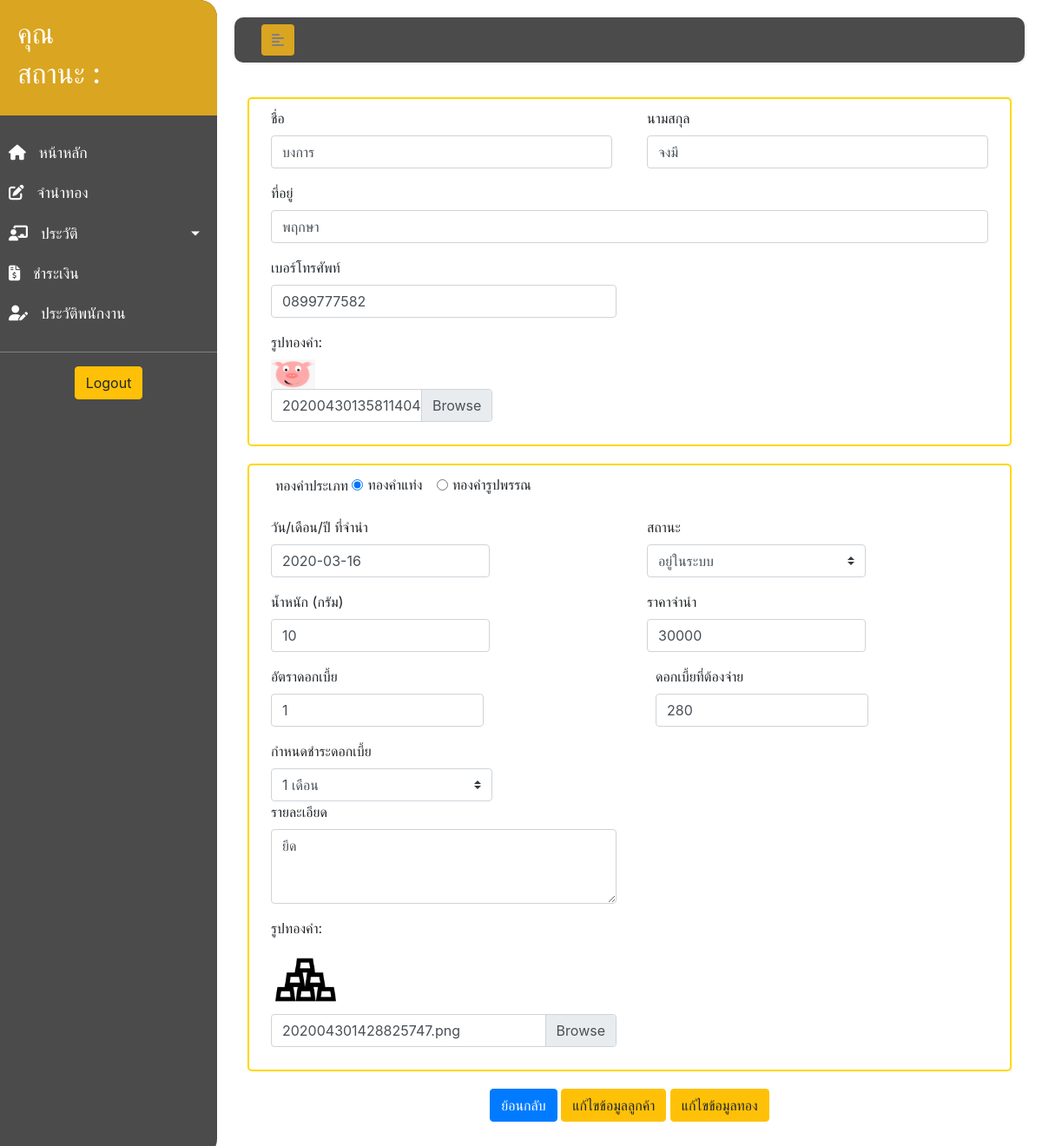
The app's page /showdata_pawngold_user.php?pawngold_id=1 with its own data.
### tables this page shows
CREATE TABLE `golds` (
  `GoldID` int(10) NOT NULL,
  `CusID` int(10) NOT NULL,
  `Goldpawnday` date NOT NULL,
  `Goldpayday` date NOT NULL,
  `TypeGold` varchar(255) NOT NULL,
  `WeightGold` int(10) NOT NULL,
  `Price` int(10) NOT NULL,
  `Rate` int(10) NOT NULL,
  `Pay` int(10) NOT NULL,
  `DuePayment` varchar(255) NOT NULL,
  `GoldStatus` varchar(255) NOT NULL,
  `GoldImg` varchar(255) NOT NULL,
  `Golddetail` varchar(255) NOT NULL,
  `Goldbalance` int(10) NOT NULL
);

CREATE TABLE `customer` (
  `CusID` int(10) NOT NULL,
  `CusFname` varchar(255) NOT NULL,
  `CusLname` varchar(255) NOT NULL,
  `CusAddress` varchar(255) NOT NULL,
  `Tel` int(12) NOT NULL,
  `CusImg` varchar(255) NOT NULL
);

### showdata_pawngold_user.php (the view, shortened to what this page needs)
<?php
    include_once('config.php');
?>
<!DOCTYPE html>
<html lang="en">
<head>
    <link rel="stylesheet" href="css/css.css">
    <link rel="stylesheet" href="https://stackpath.bootstrapcdn.com/bootstrap/4.1.3/css/bootstrap.min.css">
</head>
<body>
    <div class="wrapper">
        <nav id="sidebar">
            <div class="sidebar-header">
                    <h2>คุณ <?php echo $_SESSION['fname']; ?></h2>
                    <h2>สถานะ :  <?php echo $_SESSION['position']; ?></h2>
            </div>
            <ul class="list-unstyled components">
                <li>
                    <a href="index_user.php">
                        <i class="fas fa-home"></i>
                        หน้าหลัก
                    </a>
                </li>
                <li>
                    <a href="pawngold_user.php">
                        <i class="fas fa-edit"></i>
                        จำนำทอง
                    </a>
                </li>
                <li>
                    <a href="#infoSubmenu" data-toggle="collapse" aria-expanded="false" class="dropdown-toggle">
                        <i class="fas fa-chalkboard-teacher"></i>
                        ประวัติ
                    </a>
                </li>
                <li>
                    <a href="payment_user.php">
                        <i class="fas fa-file-invoice-dollar"></i>
                        ชำระเงิน
                    </a>
                </li>
                <li>
                    <a href="profile_user.php">
                        <i class="fas fa-user-edit"></i>
                        ประวัติพนักงาน
                    </a>
                </li>
            </ul>
            <div class="logout">
                <a href="logout.php">
                    <input type="submit" class="btn btn-warning" name="logout" value="Logout"><br>
                </a>
            </div>
        </nav>
        <div id="content">
            <nav class="navbar navbar-expand-lg ">
                <div class="container-fluid">
                    <button type="button" id="sidebarCollapse" class="btn">
                        <i class="fas fa-align-left"></i>
                    </button>
                </div>
            </nav>
        <div class="container">
        <form name="form1" class="main-form needs-validation" action="showdata_pawngold_user.php" method="post" enctype="multipart/form-data" novalidate>
        <?php
                $pawngold_id = mysqli_real_escape_string($conn,$_GET['pawngold_id']);
                $query = "select * FROM customer ,golds WHERE golds.GoldID ='$pawngold_id' && golds.CusID = customer.CusID ";
                $result = mysqli_query($conn, $query) or die ("Error in query: $query " . mysqli_error($query));
                $row = mysqli_fetch_array($result);
                $update_CusFname = $row['CusFname'];
                $update_CusLname = $row['CusLname'] ;
                $update_CusAddress = $row['CusAddress'];
                $update_Tel = $row['Tel'];
                $update_CusImg = $row['CusImg'];
                $query2 = "select * FROM golds where  golds.GoldID = '$pawngold_id'  ";
                $result2 = mysqli_query($conn, $query2) or die ("Error in query:$query2 " . mysqli_error($query2));
                $row2 = mysqli_fetch_array($result2);
                $update_Goldpawnday = $row2["Goldpawnday"];
                $u_status = $row2["GoldStatus"];
                $update_WeightGold = $row2["WeightGold"];
                $update_Price = $row2["Price"];
                $update_Rate = $row2["Rate"];
                $update_Pay = $row2["Pay"];
                $update_GoldImg = $row2['GoldImg'];
                $update_Golddetail = $row2['Golddetail'];
        ?>
        <div class="customform">
            <div class="form-row">
                    <div class="col ">
                            <div class="form-group col-md-12 ">
                                <label for="firstname">ชื่อ </label>
                                <input type="text" name="firstname" id="firstname" class="form-control" required value="<?=$update_CusFname;?>" >
                            </div>
                    </div>
                    <div class="col ">
                            <div class="form-group col-md-12">
                                <label for="lastname">นามสกุล </label>
                                <input type="text" name="lastname" id="lastname" class="form-control" required value="<?php echo $update_CusLname ?>">
                            </div>
                    </div>
                </div>
                <div class="form-group col-md-12">
                        <label for="address">ที่อยู่ </label>
                        <input type="text" name="address" id="address" class="form-control" required value="<?php echo  $update_CusAddress ?>">
                </div>
                <div class="form-group col-md-6">
                        <label for="tel">เบอร์โทรศัพท์ </label>
                        <input type="tel" name="tel" id="tel" class="form-control" pattern="^0([8|9|6])([0-9]{8}$)" required value="0<?php echo $update_Tel ?>">
                </div>
            <div class="form-group col-md-4 ">
                <label for="UserPicture">รูปทองคำ:</label>
                <br>
                <img src= "cusimg/<?php echo $row["CusImg"];?>" width="20%" height="20%">
                <div class="col-md-12">
                    <label class="custom-file-label" for="UserPicture" ><?php echo $update_CusImg?></label>
                </div>
            </div>
        </div>
            </form>
        <div class="customform2">
            <div class="form-check col-md-12">
                    <label for="goldtype">ทองคำประเภท</label>
                    <div class="form-check form-check-inline">
                        <input class="form-check-input" type="radio" name="update_goldtype" id="inlineRadio1" required value="ทองคำแท่ง" <?php if( $row2["TypeGold"] == "ทองคำแท่ง") { echo "checked"; } ?>>
                        <label class="form-check-label" for="inlineRadio1">ทองคำแท่ง</label>
                    </div>
                    <div class="form-check form-check-inline">
                        <input class="form-check-input" type="radio" name="update_goldtype" id="inlineRadio2" required value="ทองคำรูปพรรณ" <?php if($row2["TypeGold"] == "ทองคำรูปพรรณ") { echo "checked"; } ?>>
                        <label class="form-check-label" for="inlineRadio2">ทองคำรูปพรรณ</label>
                    </div>
                </div>
                <p>
                    <div class="form-row">
                        <div class="col">
                        <div class="form-group col-md-8">
                            <label for="birthday">วัน/เดือน/ปี ที่จำนำ </label>
                            <input type="text" name="update_pawnday" id="update_pawnday" class="form-control" required value="<?php echo $update_Goldpawnday  ?> " >
                    </div>
                    </div>
                    <div class="col">
                            <div class="col-md-8">
                                <label for="goldStatus">สถานะ</label>
                                    <select class="custom-select" id="update_goldStatus" name="update_goldStatus"  required>
                                        <option value="อยู่ในระบบ" <?php if( $u_status == "อยู่ในระบบ") echo  "selected"; ?> >อยู่ในระบบ</option>
                                    </select>
                            </div>
                    </div>
                </div>
                    <div class="form-row">
                            <div class="col ">
                                    <div class="form-group col-md-8">
                                            <label for="weight">น้ำหนัก (กรัม) </label>
                                            <input type="text" name="update_weight" id="update_weight" class="form-control" placeholder="กรัม" maxlength="2" value="<?php echo  $update_WeightGold ?>" required >
                                    </div>
                            </div>
                            <div class="col ">
                                    <div class="form-group col-md-8">
                                        <label for="price">ราคาจำนำ </label>
                                        <input type="text" name="update_price" id="update_price" class="form-control" placeholder="บาท" maxlength="5"  value="<?php echo  $update_Price ?>" required onkeyup='nStr()'>
                                    </div>
                                </div>
                        </div>
                        <div class="row">
                                <div class="col">
                                    <div class="form-group col-md-8">
                                        <label for="rate">อัตราดอกเบี้ย </label>
                                        <input type="text" name="update_rate" id="update_rate" class="form-control" placeholder="%"  maxlength="3" value="<?php echo  $update_Rate  ?>" required onkeyup='nStr()'>
                                    </div>
                                </div>
                                <div class="col">
                                    <div class="form-group col-md-8">
                                        <label for="payrate">ดอกเบี้ยที่ต้องจ่าย </label>
                                        <div class="show-cal">
                                            <input type="text" name="update_payrate" id="update_payrate" class="form-control" value="<?php echo $update_Pay ?>"  required >
                                        </div>
                                    </div>
                                </div>
                            </div>
                            <div class="col-md-4">
                                <label for="duepayment">กำหนดชำระดอกเบี้ย</label>
                                    <select class="custom-select" id="update_duepayment" name="update_duepayment"  required>
                                        <option value="1เดือน" <?php if( $row2["DuePayment"] == "1เดือน") echo  "selected"; ?> >1 เดือน</option>
                                    </select>
                            </div>
                            <div class=" col-md-6">
                                <div class="form-group">
                                    <label for="detail">รายละเอียด </label>
                                    <textarea class="form-control" id="gold_detail" name="gold_detail" rows="3" required ><?php echo $update_Golddetail ?> </textarea>
                                </div>
                            </div>
                            <div class="form-group col-sm-6 ">
                                <label for="GoldPicture">รูปทองคำ:</label>
                                <br>
                                <img src= "goldimg/<?php echo $row["GoldImg"];?>" width="20%" height="20%">
                                <div class="col-md-12">
                                    <label class="custom-file-label" for="GoldPicture"><?php echo $update_GoldImg ?></label>
                                </div>
                            </div>
                        </div>
                    <div class="pawncard">
                    <a href="Hispawngold_user.php" class="btn btn-primary" id="btn" type="submit" name="submit">ย้อนกลับ</a>
                    <a href="editcus_user.php?cus_id=<?=$row["CusID"];?>" class="btn btn-warning" id="btn" type="submit" name="submit">แก้ไขข้อมูลลูกค้า</a>
                    <a href="editgold_user.php?gold_id=<?=$row2["GoldID"];?>" class="btn btn-warning" id="btn" type="submit" name="submit">แก้ไขข้อมูลทอง</a>
                    </div>
        </div>
        </div>
    </div>
</body>
</html>

### css/css.css (style rules this page uses)
* { list-style: none; }
body { font-family: 'Kanit', sans-serif; font-family: 'Roboto Slab', serif; background: #fafafa; text-decoration: none; }
a, a:hover, a:focus { color: inherit; text-decoration: none; transition: all 0.3s; }
.navbar { padding: 15px 10px; background: #4b4b4b; border: none; border-radius: 10px; margin-bottom: 40px; box-shadow: 1px 1px 3px rgba(0, 0, 0, 0.1); }
.navbar .btn { box-shadow: none; outline: none !important; border: none; background: goldenrod; color: gray; }
.wrapper { display: flex; align-items: stretch; width: 100%; height: 100%; }
#sidebar { min-width: 250px; max-width: 250px; background: #4b4b4b; color: #fff; transition: all 0.3s; border-top-right-radius: 20px; border-bottom-right-radius: 20px; }
#sidebar ul li a { text-align: left; }
#sidebar .sidebar-header { padding: 20px; background: goldenrod; border-top-right-radius: 20px; }
#sidebar ul.components { padding: 20px 0; border-bottom: 1px solid gray; }
#sidebar ul li a { padding: 10px; font-size: 1.1em; display: block; color: #fff; }
#sidebar ul li a i { margin-right: 10px; }
a[data-toggle="collapse"] { position: relative; }
.dropdown-toggle::after { display: block; position: absolute; top: 50%; right: 20px; transform: translateY(-50%); }
#content { width: 100%; padding: 20px; min-height: 100vh; transition: all 0.3s ease; }
.container .customform { padding: 10px; border: 2px solid gold; border-radius: 5px; }
.container .customform2 { margin-top: 20px; border: 2px solid gold; padding: 10px; border-radius: 5px; }
.container .pawncard { text-align: center; margin: 20px; }
.logout { text-align: center; }

### records on screen
golds: firstname "บงการ", lastname "จงมี", address "พฤกษา", tel "0899777582", CusID.CusImg (picture), CusID.CusImg "202004301358114046.png", TypeGold "☑ ทองคำแท่ง", TypeGold "☐ ทองคำรูปพรรณ", update_pawnday "2020-03-16", update_goldStatus "อยู่ในระบบ", update_weight "10", update_price "30000", update_rate "1", update_payrate "280", update_duepayment "1 เดือน", gold_detail "ยึด", GoldImg (picture), GoldImg "202004301428825747.png"
